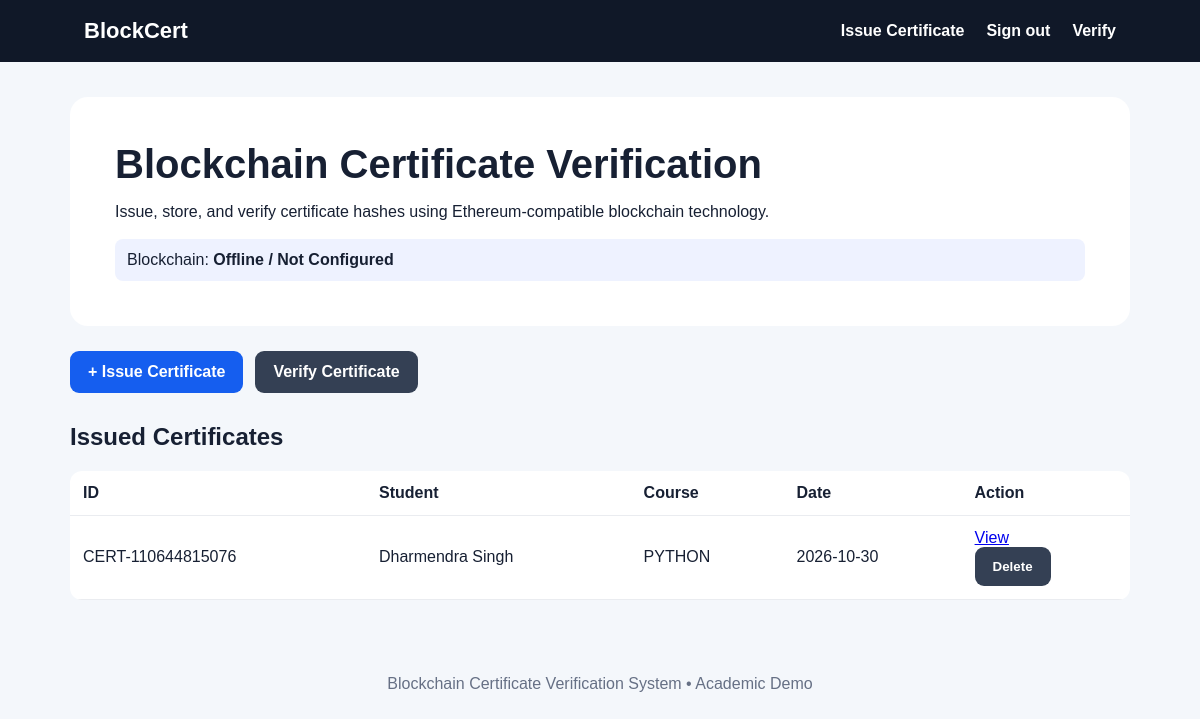
/ (signed in), run on the app's committed database.
### tables this page shows
CREATE TABLE certificates (
            id INTEGER PRIMARY KEY AUTOINCREMENT,
            certificate_id TEXT UNIQUE NOT NULL,
            student_name TEXT NOT NULL,
            course TEXT NOT NULL,
            institute TEXT NOT NULL,
            issue_date TEXT NOT NULL,
            certificate_hash TEXT NOT NULL,
            transaction_hash TEXT,
            qr_filename TEXT,
            created_at TEXT NOT NULL
        , start_date TEXT NOT NULL DEFAULT '', end_date TEXT NOT NULL DEFAULT '', description TEXT NOT NULL DEFAULT '');

### app.py (the view)
@app.route("/")
@authority_required
def index():
    conn = db()
    certificates = conn.execute("SELECT * FROM certificates ORDER BY id DESC").fetchall()
    conn.close()
    return render_template("index.html", certificates=certificates, blockchain=blockchain.status())

### app.py (called while the page is built)
def db():
    conn = sqlite3.connect(DB_PATH)
    conn.row_factory = sqlite3.Row
    return conn

def authority_required(view):
    @wraps(view)
    def wrapped_view(*args, **kwargs):
        if not session.get("authority_authenticated"):
            flash("Please sign in as the certificate authority to view certificates.", "danger")
            return redirect(url_for("login"))
        return view(*args, **kwargs)
    return wrapped_view

@app.before_request
def protect_qr_files():
    if request.path.startswith("/static/qr/") and not session.get("authority_authenticated"):
        flash("Please sign in as the certificate authority to view certificates.", "danger")
        return redirect(url_for("login"))

### blockchain/blockchain.py (called while the page is built)
    def status(self):
        return {
            "connected": self.connected,
            "network": GANACHE_URL,
            "contract": CONTRACT_ADDRESS or "Not configured"
        }

### templates/index.html
{% extends "base.html" %}{% block content %}
<section class="hero">
<h1>Blockchain Certificate Verification</h1>
<p>Issue, store, and verify certificate hashes using Ethereum-compatible blockchain technology.</p>
<div class="status">Blockchain: <b>{{ "Connected" if blockchain.connected else "Offline / Not Configured" }}</b></div>
</section>
<div class="actions">
{% if session.get('authority_authenticated') %}<a class="btn" href="{{ url_for('issue') }}">+ Issue Certificate</a>
{% else %}<a class="btn" href="{{ url_for('login') }}">Authority Login to Issue</a>{% endif %}
<a class="btn secondary" href="{{ url_for('verify_page') }}">Verify Certificate</a>
</div>
<h2>Issued Certificates</h2>
<table><tr><th>ID</th><th>Student</th><th>Course</th><th>Date</th><th>Action</th></tr>
{% for c in certificates %}<tr><td>{{c.certificate_id}}</td><td>{{c.student_name}}</td><td>{{c.course}}</td><td>{{c.issue_date}}</td><td><a href="{{url_for('certificate',certificate_id=c.certificate_id)}}">View</a><form method="post" action="{{ url_for('delete_certificate', certificate_id=c.certificate_id) }}" onsubmit="return confirm('Delete this certificate from the local registry? Any blockchain record cannot be deleted.');"><button class="btn secondary" type="submit">Delete</button></form></td></tr>{% else %}<tr><td colspan="5">No certificates yet.</td></tr>{% endfor %}
</table>
{% endblock %}

### static/css/style.css (style rules this page uses)
* { box-sizing:border-box }
body { margin:0;font-family:Arial,sans-serif;background:#f4f7fb;color:#172033 }
.hero { background:white;padding:45px;border-radius:18px;margin-bottom:25px }
.hero h1 { font-size:40px;margin:0 0 12px }
.status { margin-top:18px;padding:12px;background:#eef2ff;border-radius:8px }
.btn { display:inline-block;border:0;background:#155eef;color:white;padding:12px 18px;border-radius:9px;text-decoration:none;cursor:pointer;font-weight:700 }
.secondary { background:#344054 }
.actions { display:flex;gap:12px;margin-bottom:30px }
table { width:100%;background:white;border-collapse:collapse;border-radius:12px;overflow:hidden }
th,td { padding:13px;border-bottom:1px solid #eaecf0;text-align:left }

### data on the page
certificates: certificate_id "CERT-110644815076", student_name "Dharmendra Singh", course "PYTHON", issue_date "2026-10-30"

### other printed values
{{ "Connected" if blockchain.connected else "Offline / Not Configured" }} "Offline / Not Configured"
